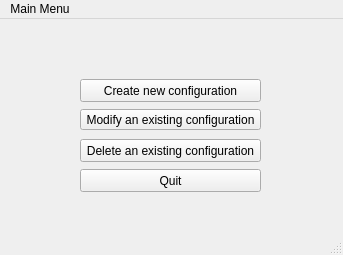
<?xml version="1.0" encoding="UTF-8"?>
<ui version="4.0">
 <class>MainWindow</class>
 <widget class="QMainWindow" name="MainWindow">
  <property name="geometry">
   <rect>
    <x>0</x>
    <y>0</y>
    <width>343</width>
    <height>255</height>
   </rect>
  </property>
  <property name="windowTitle">
   <string>MainWindow</string>
  </property>
  <widget class="QWidget" name="centralwidget">
   <widget class="QPushButton" name="pushButton">
    <property name="geometry">
     <rect>
      <x>80</x>
      <y>60</y>
      <width>181</width>
      <height>23</height>
     </rect>
    </property>
    <property name="text">
     <string>Create new configuration</string>
    </property>
   </widget>
   <widget class="QPushButton" name="pushButton_2">
    <property name="geometry">
     <rect>
      <x>80</x>
      <y>90</y>
      <width>181</width>
      <height>21</height>
     </rect>
    </property>
    <property name="text">
     <string>Modify an existing configuration</string>
    </property>
   </widget>
   <widget class="QPushButton" name="pushButton_3">
    <property name="geometry">
     <rect>
      <x>80</x>
      <y>120</y>
      <width>181</width>
      <height>23</height>
     </rect>
    </property>
    <property name="text">
     <string>Delete an existing configuration</string>
    </property>
   </widget>
   <widget class="QPushButton" name="pushButton_4">
    <property name="geometry">
     <rect>
      <x>80</x>
      <y>150</y>
      <width>181</width>
      <height>23</height>
     </rect>
    </property>
    <property name="text">
     <string>Quit</string>
    </property>
   </widget>
  </widget>
  <widget class="QMenuBar" name="menubar">
   <property name="geometry">
    <rect>
     <x>0</x>
     <y>0</y>
     <width>343</width>
     <height>21</height>
    </rect>
   </property>
   <widget class="QMenu" name="menuMain_Menu">
    <property name="title">
     <string>Main Menu</string>
    </property>
   </widget>
   <addaction name="menuMain_Menu"/>
  </widget>
  <widget class="QStatusBar" name="statusbar"/>
 </widget>
 <resources/>
 <connections/>
</ui>
